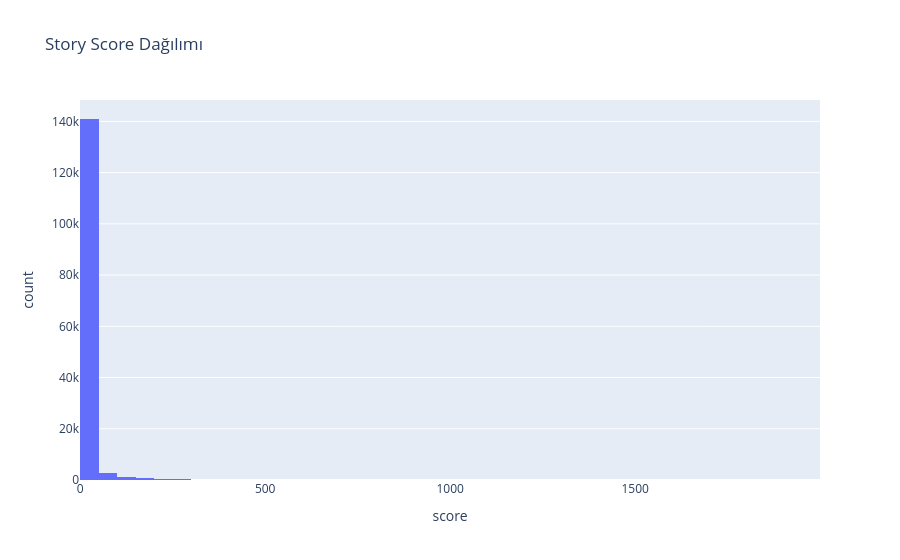

Source (notebook cell):
### Code cell
fig = px.histogram(
    df,
    x="score",
    nbins=50,
    title="Story Score Dağılımı"
)

fig.show()

### Figure 1 — Plotly figure (JSON) as saved in the notebook; plotly's stock layout.template omitted (floating-point values rounded to 4 significant figures; data arrays with more than 128 entries replaced by an {"elided": "..."} marker saying what was removed)
{"data": [{"bingroup": "x", "hovertemplate": "score=%{x}<br>count=%{y}<extra></extra>", "legendgroup": "", "marker": {"color": "#636efa", "pattern": {"shape": ""}}, "name": "", "nbinsx": 50, "orientation": "v", "showlegend": false, "type": "histogram", "x": {"elided": "147137 int values"}, "xaxis": "x", "yaxis": "y"}], "layout": {"autosize": true, "barmode": "relative", "legend": {"tracegroupgap": 0}, "title": {"text": "Story Score Dağılımı"}, "xaxis": {"anchor": "y", "autorange": true, "domain": [0, 1], "range": [-0.5, 2000.0], "title": {"text": "score"}, "type": "linear"}, "yaxis": {"anchor": "x", "autorange": true, "domain": [0, 1], "range": [0, 148300.0], "title": {"text": "count"}}}}
